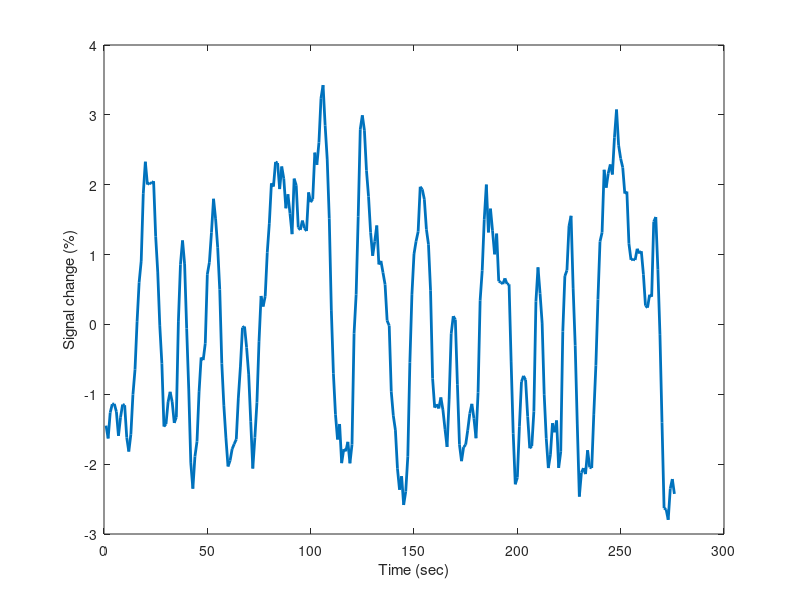

MATLAB code for this plot: (Note: this script raises an error after producing the figure.)
%% General linear model
% This tutorial teaches how to use a linear systems approach to predict the 
% blood oxygen level dependent (BOLD) response to a stimulus. It includes instructions 
% for coding an experiment's stimulus presentation, combining the stimulus predictors 
% with a hemodynamic response function, and comparing various models to determine 
% the amount of variance in the signal that each model explains.
%% 
% * *Class*:     Psych 204A
% * *Tutorial*:  GLM linear model
% * *Author*:   Anothony Stigliani, Insub kim
% * *Date*:       01.23.2023
%% 
% We will create and compare two models:
% 
% model1: Uses stimulus duration as a predictor
% 
% model2: Uses stimulus duration, onset and offset as predictors
% 
% 
% 
% *References:*
% 
% https://mriquestions.com/general-linear-model.html
% 
% Horiguchi, H., Nakadomari, S., Misaki, M., & Wandell, B. A. (2009). Two temporal 
% channels in human V1 identified using fMRI. _Neuroimage_, _47_(1), 273-280.
% 
% Stigliani, A., Weiner, K. S., & Grill-Spector, K. (2015). Temporal processing 
% capacity in high-level visual cortex is domain specific. _Journal of Neuroscience_, 
% _35_(36), 12412-12424.
% 
% Kim, I. Kupers, E., Garikoitz, L., Shim, W., & Grill-Spector, K. (2022). A 
% new computational framework for estimating spatio-temporal population receptive 
% fields in human visual cortex. Conference on cognitive computational neuroscience.
%% Load and inspect data 

% The tSeriesV1 vector contains fMRI data recorded from the primiary visual area (V1).
% the data was collected while a subject was viewing a set of different
% stimuli.
load('./data/tSeriesV1.mat')

% Each number corresponds to a point in time (with a time resolution of 1 second).
numMeasurement = size(data,1);
fprintf('Number of measurements: %d (seconds) \n', ...
    numMeasurement);
% The x-axis is time in seconds, and the y values are in units of percent signal change
figure;
plot(data,'LineWidth',2);
xlabel('Time (sec)');
ylabel('Signal change (%)');
%% Stimulus 
% View how the stimulus was presented:
%% 
% * The subject viewed a total of 12 textures
% * Each texture was displayed continuously for one of  1, 2, 4, 8, 15, or 30 
% seconds.
% * Each texture was presented in a random order.
% * There was a 12s baseline period after the offset of each texture.

figure;
load('./data/stim.mat')
colormap gray;
movieFile = fullfile(fileparts(mfilename('fullpath')),'t_mriGLM_stimulus.mp4');
vObj = VideoWriter(movieFile,'MPEG-4');
vObj.FrameRate = 20;
open(vObj);
for i = 1:100 % play the first 100 seconds
    imagesc(stim(:,:,i)); axis square;
    drawnow; pause(0.01);
    writeVideo(vObj,getframe(gcf));
end
close(vObj);
%%
% iePublishVideo: t_mriGLM_stimulus.mp4
%% 
% 
% Stimulus timing information

% I have extracted stimulus onset and offset timings information for you:
load('./data/trialOnsetOffset.mat')

% The trialOnsets vector contains the onset time of each texture in
% seconds:
trialOnsets = trialOnsetOffset(:,1);

% The trialOffsets vector contains the offset time of each image in seconds
trialOffsets = trialOnsetOffset(:,2);

% tiral duration
trialDurations = trialOffsets-trialOnsets;

% we have 12 trials in total;
numTrials = size(trialOnsets,1);

% View table of onset and offsets
% Each row indicates trial number
% For example, in trial number 3, a stimulus was presented for 4 seconds
% and the stimulus was presented 32 seconds after the start of the
% experiment and was replaced by an isoluminant gray baseline screen at
% 50 seconds after the start of the experiment
table(trialOnsets,trialOffsets,trialDurations)
% First let's create a model that considers stimulus duration.
% We'll want to preallocate a matrix of zeros to store these predictors
stimMat = zeros(numMeasurement,1);

% Loop through each of the 12 trials
for t = 1:numTrials
    % And put ones at time points when the stimulus was on
    stimMat(trialOnsets(t,1)+1:trialOffsets(t,1),1) = 1;
end

% You can get a quick sense of what stimMat looks like so far using imagesc
% Each column codes when the stimulus was on and off for a single run
% The rows (TRs) go from top (beginning of experiment) to bottom (end)
figure;
imagesc(stimMat);
colormap('gray'); xticks(''); ylabel('Time (sec)');
title('Design Matrix');
%% Hemodynamic Response Function (HRF)

% Next let's sample the SPM Hemodynamic Response Function (HRF) with a 1s
% Repeat Time
% There are multiple ways to compute the HRF in our teachmri repo, here we'll use a default 
% hrf = boyntonHIRF(1:22)
% hrf = DaleBucknerHIRF(1:22,2.25,1.25)
hrf = spm_hrf(1);
plot(hrf,'LineWidth',2); xlabel('Time (sec)'); ylabel('amplitude (a.u)');
%% Convolving stimulus timing information with HRF

% Now we can convolve the stimulus predictors for each run with this HRF
convMat = zeros(size(stimMat));
% Convolve this stimulus predictor with the HRF
convolvedStim = conv(hrf,stimMat(:,1));

% The convolved predictor extends beyond the duration of the experiment
% Store only the first 276 time points of the convolved stimulus
convMat(:,1) = convolvedStim(1:numMeasurement);

figure; imagesc(convMat); colormap('gray')
xticks(''); xlabel({'HRF convolved stimulus'}); ylabel('Time (sec)')
% Finally we'll concatenate the convolved stimulus predictors with DC
% component which captures the mean value of the signal
designMat = zeros(numMeasurement,2);
designMat(:,1) = convMat;

% Concat DC prediction
designMat(:,2) = 1;

% Now the first column in designMat indicates the stimulus and
% Columns 2, indicates the DC component of the signal.
figure; imagesc(designMat); colormap('gray');
xticks([1,2]);
xticklabels({'hrf convolved stimulus','DC'}); ylabel('Time (sec)')
% Plot design matrix for Model 1

figure('color',[ 1 1 1],'name','design matrix and predictors');
subplot(1,2,1)
imagesc(designMat);colormap(gray(256))
ylabel('time (s)'); title('design matrix');
set(gca,'Xtick', [ 1 2 3 4],'XtickLabel',{'stim' 'R1' 'R2' 'R3'})
set(gca,'Xtick', [ 1],'XtickLabel',{'HRF convolved stimulus','DC'})

subplot (1,8,6)
predictor=reshape(convMat,276*1,1);
h=plot(predictor);
rotate(h,[ 0 0 1],-90); axis('tight'); set(gca,'YtickLabel',[],'XtickLabel',[])
ylabel('time (s)');title('predictor');
%% 
% 
% 
% 
%% Estimate betas and compute variance explained for Model 1

% With our model and data formatted properly we can now estimate betas
betaWeights = designMat\data;
fprintf('beta weight: %1.2f',betaWeights(1))
% The first (stimulus) predictor is assigned a beta weight of 2.88

% Now using these beta weights we can see how well our model fits the data
% Multiply the design matrix by the beta weights to generate a prediction
tSeriesPredicted = designMat*betaWeights;
% And then find the difference between this prediction and the actual data
residuals = data-tSeriesPredicted;
% Finally we can compute the proportion of variance explained by the GLM
SStotal = sum((data-mean(data)).^2);
SSerror = sum(residuals.^2);
varExp = 1-SSerror/SStotal
%% 
% This means that we're explaining 74.4 percent of the variance in V1!
% 
% How could we try to further increase the proportion of the variance explained 
% by the model?
%% Code the design matrix for Model 2
% We know that neural responses to a sustained stimulus decrease over time.
% 
% Most neurons exhibit high firing rates right after stimulus onset, but responses 
% tend to decrease with prolonged presentation of a stimulus.
% 
% The offset of a sustained stimulus can also affect neural responses, however 
% stimulus offsets can reduce responses in some neural populations.
% 
% To model these effects we will create Model 2, by adding two more predictors 
% to Model 1:

% Model 2 will have three predictors (Sustained, Onset, and Offset)
numPreds = 3;

% The row in the stimulus matrix still represents a the measurment (sec)
% But each of the three columns codes a different predictor now.
stimMat2 = zeros(numMeasurement,numPreds);

% For each of the 12 trials 
for t = 1:numTrials
    % Code when the stimulus is on vs. off in the first predictor
    stimMat2(trialOnsets(t,1)+1:trialOffsets(t,1),1) = 1;
    % Code the onset of each texture in the second predictor
    stimMat2(trialOnsets(t,1)+1,2) = 1;
    % Make sure the first predictor isn't turned on at the same time
    stimMat2(trialOnsets(t,1)+1,1) = 0;
    % Code the offset of each texture in the third predictor
    stimMat2(trialOffsets(t,1)+1,3) = 1;
end

% Have a peek at stimulus predictors for each of the three runs
figure; imagesc(stimMat2(:,:,1)); colormap('gray'); % Run 1
set(gca,'Xtick', [ 1,2,3],'XtickLabel',{'duration','onset','offset'});
ylabel('time (sec)');
% Now we can convolve stimulus predictors from each run separately
convMat2 = zeros(size(stimMat2));
% For each of the stimulus predictors (Susatined, Onset, Offset)
for p = 1:numPreds
    % Convolve this predictor with the HRF
    convolvedStim = conv(hrf,stimMat2(:,p));
    % Store only the first 276 time points of the convolved response
    convMat2(:,p) = convolvedStim(1:numMeasurement);
end

% Have a peek at convolved predictors for each of the 3 runs
figure; imagesc(convMat2(:,:,1)); colormap('gray'); % Run 1
set(gca,'Xtick', [ 1,2,3],'XtickLabel', ...
    {'HRV convolved duration','HRF convolved onset','HRF convolved offset'})
ylabel('time (sec)');
%% 
% 
% Plot design matrix for Model 2

% Finally as we did before, we'll concatenate the convolved stimulus
% predictors with a DC that captures the overall mean value
designMat2 = zeros(numMeasurement,numPreds+1);

% Add the convolved stimulus predictors for this run to designMat2
designMat2(:,1:numPreds) = convMat2;
% And add the DC
designMat2(:,1+numPreds) = 1;

figure('color',[ 1 1 1],'name','design matrix and predictors');
subplot(1,2,1)
imagesc(designMat2);colormap(gray(256))
ylabel('time (s)')
set(gca,'Xtick', [ 1 2 3 4 5 6],'XtickLabel',{'stim' 'onset' 'offset', 'DC'})
title('Design mat with onset and offset')

subplot (1,8 ,6)
h=plot(designMat2(:,1));
rotate(h,[ 0 0 1],-90)
axis('tight')
set(gca,'YtickLabel',[],'XtickLabel',[]); title('stim');
subplot (1,8 ,7)
h=plot(designMat2(:,2));
rotate(h,[ 0 0 1],-90); axis('tight')
set(gca,'YtickLabel',[],'XtickLabel',[]); title('onset');
subplot (1,8 ,8)
h=plot(designMat2(:,3)); rotate(h,[ 0 0 1],-90)
axis('tight')
set(gca,'YtickLabel',[],'XtickLabel',[]); title('offset')
%% 
% 
%% 
% 
%% Estimate betas and compute variance explained for Model 2 


% Now we can estimate betas again using this new design matrix
betaWeights2 = designMat2\data
%% 
% The first (sustained) predictor is assigned a beta weight of 2.8, while the 
% second (onset) predictor is assigned a beta weight of 8.59, and the third (offset) 
% predictor is assigned a beta weight of -3.2.
% 
% The last beta is the DC beta

% Using these beta weights we can see how well Model 2 fits the data
tSeriesPredicted2 = designMat2*betaWeights2;
residuals2 = data-tSeriesPredicted2;
SStotal2 = sum((data-mean(data)).^2);
SSerror2 = sum(residuals2.^2);
varExp2 = 1-SSerror2/SStotal2
%% 
% Now we're predicting 84.08 percent of the variance in the signal!
%  Model 1 vs. Model 2

% Compare the fit of predicted timecourses to the measured timecourse
% Now let's plot the measured vs. predicted responses for each condition
figure('Color','w','Units','norm','Position',[.3 .1 .6 .8]);
% On top let's plot the measured response vs. the prediction from model 1
subplot(2,1,1); hold on;
plot(data,'k');
plot(tSeriesPredicted,'r');
axis tight;
title(['Model 1: Variance explained = ' num2str(varExp)],'FontWeight','bold');
xlabel('Time (sec)');
ylabel('Percent signal change');
legend('Measurement','Prediction'); legend boxoff;
% And on bottom the measured response vs. the prediction from model 2
subplot(2,1,2); hold on;
plot(data,'k');
plot(tSeriesPredicted2,'r');
axis tight;
title(['Model 2: Variance explained = ' num2str(varExp2)],'FontWeight','bold');
xlabel('Time (sec)');
ylabel('Percent signal change');
legend('Measurement','Prediction'); legend boxoff;
%% 
% 
% 
% *Question 1*
% 
% Model 2 explains slightly more variance in the signal than Model 1, which 
% means that the prediction generated from Model 2 was closer to the actual data 
% than Model 1's prediction. Visually compare the fit between the measurement 
% and predictions from the two models and comment on which aspects of the predicted 
% response differ (e.g., the rise, peak, or fall).
% 
% 
% 
% *Question 2*
% 
% Fit the two GLMs again using an alternative HRF, and report how much variance 
% is explained by Model 1 and Model 2. You can do so by commenting out the default 
% HRF function in the HRF section, uncommenting one of the alternate models, and 
% rerunning the script. Be sure to report which HRF you used and the variance 
% explained by each model. 
% 
%
